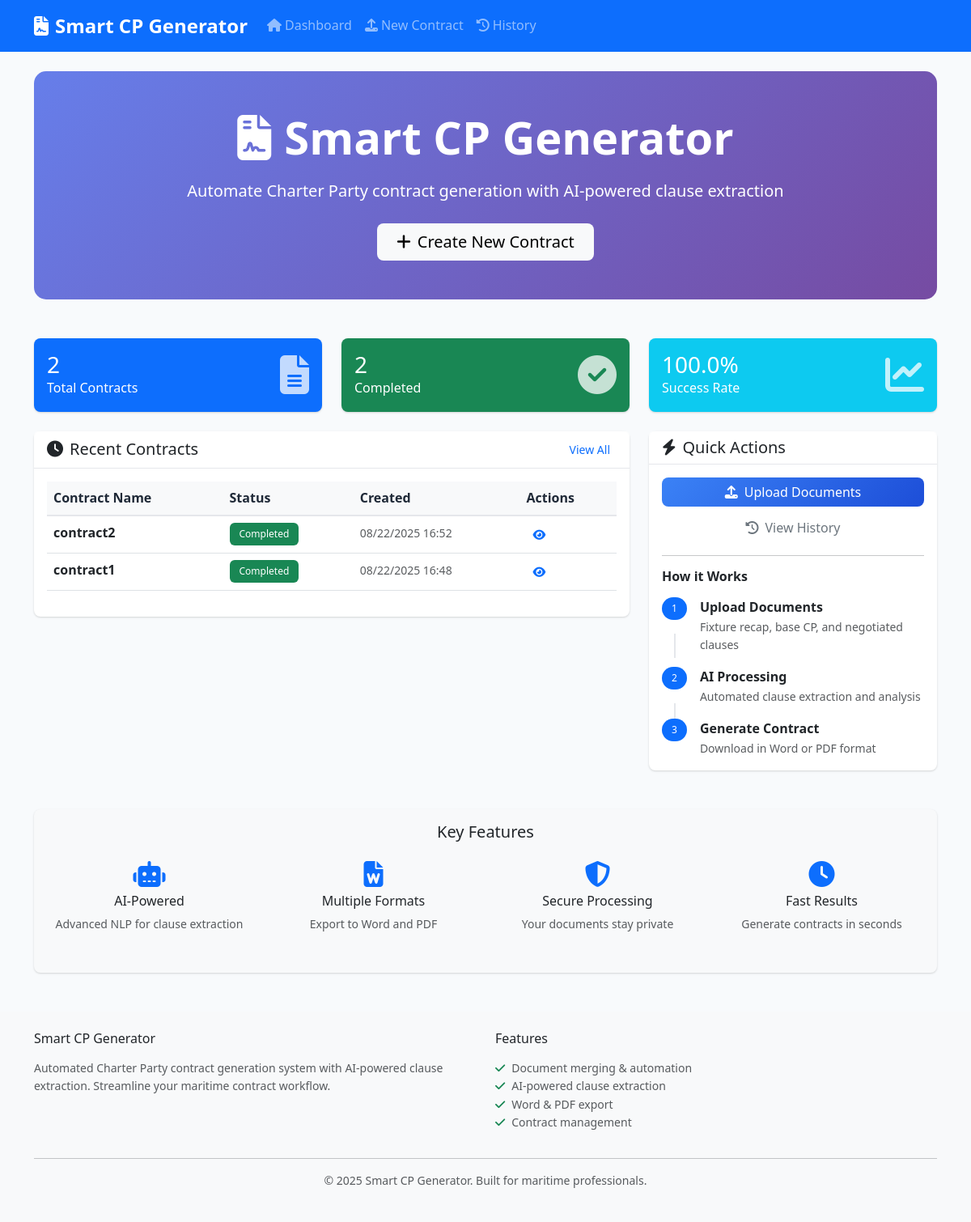
Before: / with the older database file.
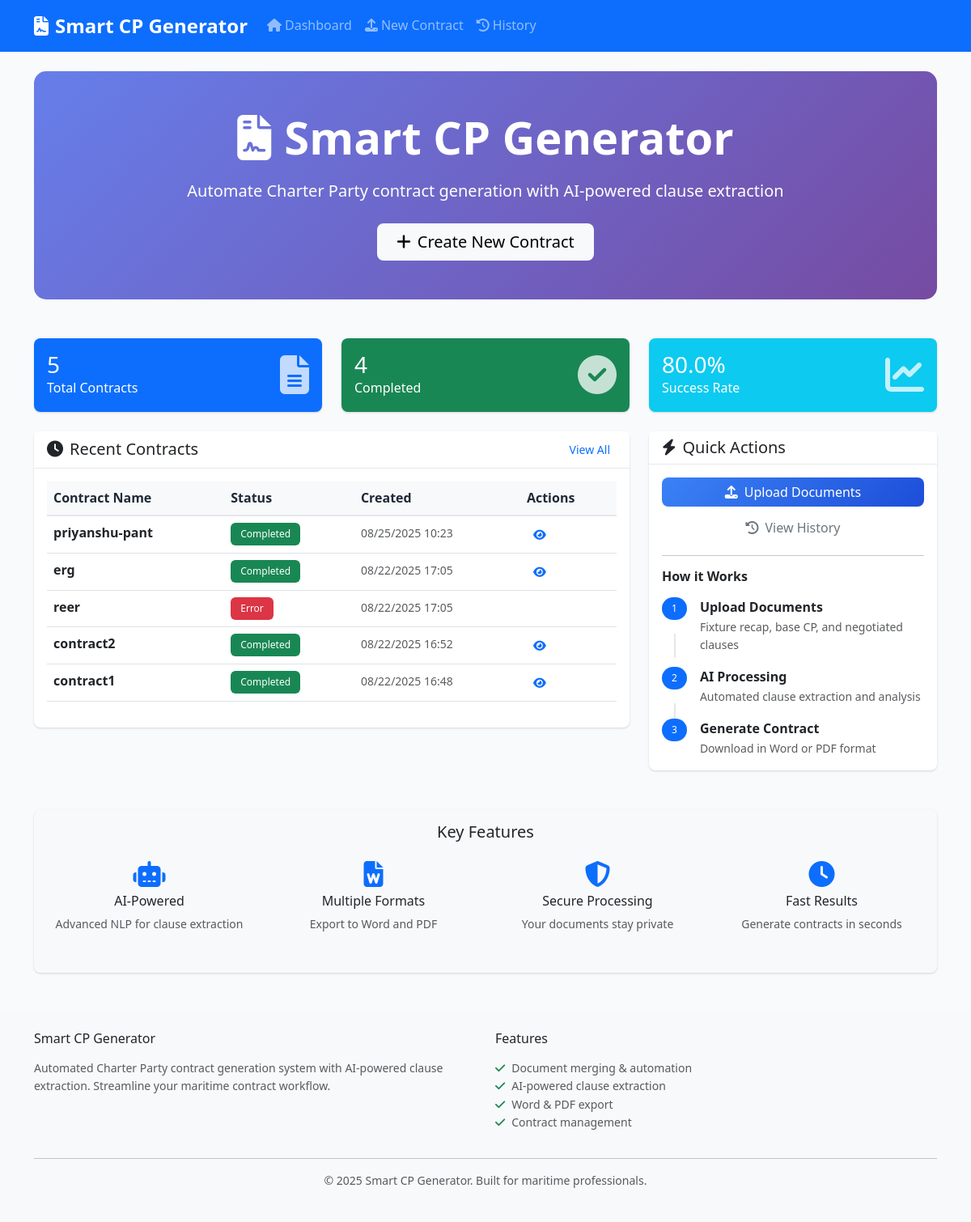
After: the same page with the newer database file.
### models.py (models this page shows, shortened)
class Contract(db.Model):
    id = db.Column(db.Integer, primary_key=True)
    contract_name = db.Column(db.String(255), nullable=False)
    fixture_recap_content = db.Column(Text)
    base_cp_content = db.Column(Text)
    negotiated_clauses_content = db.Column(Text)
    final_contract_content = db.Column(Text)
    extracted_clauses = db.Column(Text)  # JSON string of extracted clauses
    created_at = db.Column(db.DateTime, default=datetime.utcnow)
    updated_at = db.Column(db.DateTime, default=datetime.utcnow, onupdate=datetime.utcnow)
    status = db.Column(db.String(50), default='draft')  # draft, processing, completed, error
    docx_path = db.Column(db.String(255))
    pdf_path = db.Column(db.String(255))

### routes.py (the view)
@app.route('/')
def index():
    recent_contracts = Contract.query.order_by(Contract.updated_at.desc()).limit(5).all()
    total_contracts = Contract.query.count()
    completed_contracts = Contract.query.filter_by(status='completed').count()
    stats = {
        'total': total_contracts,
        'completed': completed_contracts,
        'success_rate': round((completed_contracts / total_contracts * 100) if total_contracts > 0 else 0, 1)
    }
    return render_template('index.html', recent_contracts=recent_contracts, stats=stats)

### templates/index.html (shortened to what this page needs)
{% extends "base.html" %}
{% block content %}
<div class="row">
    <div class="col-12">
        <div class="hero-section text-center py-5 mb-5" style="background: linear-gradient(135deg, #667eea 0%, #764ba2 100%); border-radius: 15px; color: white;">
            <div class="container">
                <h1 class="display-4 fw-bold mb-3">
                    <i class="fas fa-file-contract me-3"></i>Smart CP Generator
                </h1>
                <p class="lead mb-4">
                    Automate Charter Party contract generation with AI-powered clause extraction
                </p>
                <a href="{{ url_for('upload_documents') }}" class="btn btn-light btn-lg px-4 py-2">
                    <i class="fas fa-plus me-2"></i>Create New Contract
                </a>
            </div>
        </div>
    </div>
</div>
<div class="row">
    <div class="col-md-4 mb-4">
        <div class="card bg-primary text-white h-100">
            <div class="card-body d-flex align-items-center">
                <div class="flex-grow-1">
                    <h3 class="card-title mb-0">{{ stats.total }}</h3>
                    <p class="card-text">Total Contracts</p>
                </div>
                <i class="fas fa-file-alt fa-3x opacity-75"></i>
            </div>
        </div>
    </div>
    <div class="col-md-4 mb-4">
        <div class="card bg-success text-white h-100">
            <div class="card-body d-flex align-items-center">
                <div class="flex-grow-1">
                    <h3 class="card-title mb-0">{{ stats.completed }}</h3>
                    <p class="card-text">Completed</p>
                </div>
                <i class="fas fa-check-circle fa-3x opacity-75"></i>
            </div>
        </div>
    </div>
    <div class="col-md-4 mb-4">
        <div class="card bg-info text-white h-100">
            <div class="card-body d-flex align-items-center">
                <div class="flex-grow-1">
                    <h3 class="card-title mb-0">{{ stats.success_rate }}%</h3>
                    <p class="card-text">Success Rate</p>
                </div>
                <i class="fas fa-chart-line fa-3x opacity-75"></i>
            </div>
        </div>
    </div>
</div>
<div class="row">
    <div class="col-md-8 mb-4">
        <div class="card">
            <div class="card-header d-flex justify-content-between align-items-center">
                <h5 class="mb-0">
                    <i class="fas fa-clock me-2"></i>Recent Contracts
                </h5>
                <a href="{{ url_for('contract_history') }}" class="btn btn-sm btn-outline-primary">
                    View All
                </a>
            </div>
            <div class="card-body">
                {% if recent_contracts %}
                    <div class="table-responsive">
                        <table class="table table-hover">
                            <thead class="table-light">
                                <tr>
                                    <th>Contract Name</th>
                                    <th>Status</th>
                                    <th>Created</th>
                                    <th>Actions</th>
                                </tr>
                            </thead>
                            <tbody>
                                {% for contract in recent_contracts %}
                                <tr>
                                    <td>
                                        <strong>{{ contract.contract_name }}</strong>
                                    </td>
                                    <td>
                                        <span class="badge bg-{{ 'success' if contract.status == 'completed' else 'warning' if contract.status == 'processing' else 'danger' }}">
                                            {{ contract.status.title() }}
                                        </span>
                                    </td>
                                    <td>
                                        <small class="text-muted">
                                            {{ contract.created_at.strftime('%m/%d/%Y %H:%M') if contract.created_at else 'N/A' }}
                                        </small>
                                    </td>
                                    <td>
                                        {% if contract.status == 'completed' %}
                                            <a href="{{ url_for('preview_contract', contract_id=contract.id) }}"
                                               class="btn btn-sm btn-outline-primary">
                                                <i class="fas fa-eye"></i>
                                            </a>
                                        {% endif %}
                                    </td>
                                </tr>
                                {% endfor %}
                            </tbody>
                        </table>
                    </div>
                {% endif %}
            </div>
        </div>
    </div>
    <div class="col-md-4 mb-4">
        <div class="card">
            <div class="card-header">
                <h5 class="mb-0">
                    <i class="fas fa-bolt me-2"></i>Quick Actions
                </h5>
            </div>
            <div class="card-body">
                <div class="d-grid gap-2">
                    <a href="{{ url_for('upload_documents') }}" class="btn btn-primary">
                        <i class="fas fa-upload me-2"></i>Upload Documents
                    </a>
                    <a href="{{ url_for('contract_history') }}" class="btn btn-outline-secondary">
                        <i class="fas fa-history me-2"></i>View History
                    </a>
                </div>
                <hr>
                <h6 class="fw-bold mb-3">How it Works</h6>
                <div class="step-item mb-3">
                    <div class="d-flex align-items-start">
                        <span class="badge bg-primary rounded-pill me-3">1</span>
                        <div>
                            <strong>Upload Documents</strong>
                            <p class="small text-muted mb-0">Fixture recap, base CP, and negotiated clauses</p>
                        </div>
                    </div>
                </div>
                <div class="step-item mb-3">
                    <div class="d-flex align-items-start">
                        <span class="badge bg-primary rounded-pill me-3">2</span>
                        <div>
                            <strong>AI Processing</strong>
                            <p class="small text-muted mb-0">Automated clause extraction and analysis</p>
                        </div>
                    </div>
                </div>
                <div class="step-item">
                    <div class="d-flex align-items-start">
                        <span class="badge bg-primary rounded-pill me-3">3</span>
                        <div>
                            <strong>Generate Contract</strong>
                            <p class="small text-muted mb-0">Download in Word or PDF format</p>
                        </div>
                    </div>
                </div>
            </div>
        </div>
    </div>
</div>
<div class="row mt-4">
    <div class="col-12">
        <div class="card bg-light">
            <div class="card-body">
                <h5 class="text-center mb-4">Key Features</h5>
                <div class="row text-center">
                    <div class="col-md-3 mb-3">
                        <i class="fas fa-robot fa-2x text-primary mb-2"></i>
                        <h6>AI-Powered</h6>
                        <p class="small text-muted">Advanced NLP for clause extraction</p>
                    </div>
                    <div class="col-md-3 mb-3">
                        <i class="fas fa-file-word fa-2x text-primary mb-2"></i>
                        <h6>Multiple Formats</h6>
                        <p class="small text-muted">Export to Word and PDF</p>
                    </div>
                    <div class="col-md-3 mb-3">
                        <i class="fas fa-shield-alt fa-2x text-primary mb-2"></i>
                        <h6>Secure Processing</h6>
                        <p class="small text-muted">Your documents stay private</p>
                    </div>
                    <div class="col-md-3 mb-3">
                        <i class="fas fa-clock fa-2x text-primary mb-2"></i>
                        <h6>Fast Results</h6>
                        <p class="small text-muted">Generate contracts in seconds</p>
                    </div>
                </div>
            </div>
        </div>
    </div>
</div>
{% endblock %}

### templates/base.html (shortened to what this page needs)
<!DOCTYPE html>
<html lang="en">
<head>
    <link href="https://cdn.jsdelivr.net/npm/bootstrap@5.3.0/dist/css/bootstrap.min.css" rel="stylesheet">
    <link href="https://cdnjs.cloudflare.com/ajax/libs/font-awesome/6.4.0/css/all.min.css" rel="stylesheet">
    <link href="{{ url_for('static', filename='css/style.css') }}" rel="stylesheet">
</head>
<body>
    <nav class="navbar navbar-expand-lg navbar-dark bg-primary">
        <div class="container">
            <a class="navbar-brand" href="{{ url_for('index') }}">
                <i class="fas fa-file-contract me-2"></i>Smart CP Generator
            </a>
            <div class="collapse navbar-collapse" id="navbarNav">
                <ul class="navbar-nav me-auto">
                    <li class="nav-item">
                        <a class="nav-link" href="{{ url_for('index') }}">
                            <i class="fas fa-home me-1"></i>Dashboard
                        </a>
                    </li>
                    <li class="nav-item">
                        <a class="nav-link" href="{{ url_for('upload_documents') }}">
                            <i class="fas fa-upload me-1"></i>New Contract
                        </a>
                    </li>
                    <li class="nav-item">
                        <a class="nav-link" href="{{ url_for('contract_history') }}">
                            <i class="fas fa-history me-1"></i>History
                        </a>
                    </li>
                </ul>
            </div>
        </div>
    </nav>
    <main class="container mt-4">
        {% if error_message %}
            <div class="row justify-content-center">
                <div class="col-md-6">
                    <div class="card border-danger">
                        <div class="card-body text-center">
                            <i class="fas fa-exclamation-triangle text-danger fa-3x mb-3"></i>
                            <h4 class="text-danger">Error</h4>
                            <p>{{ error_message }}</p>
                            <a href="{{ url_for('index') }}" class="btn btn-primary">
                                <i class="fas fa-home me-1"></i>Back to Dashboard
                            </a>
                        </div>
                    </div>
                </div>
            </div>
        {% else %}
            {% block content %}{% endblock %}
        {% endif %}
    </main>
    <footer class="bg-light mt-5 py-4">
        <div class="container">
            <div class="row">
                <div class="col-md-6">
                    <h6 class="mb-3">Smart CP Generator</h6>
                    <p class="text-muted small">
                        Automated Charter Party contract generation system with AI-powered clause extraction.
                        Streamline your maritime contract workflow.
                    </p>
                </div>
                <div class="col-md-6">
                    <h6 class="mb-3">Features</h6>
                    <ul class="list-unstyled small text-muted">
                        <li><i class="fas fa-check text-success me-2"></i>Document merging & automation</li>
                        <li><i class="fas fa-check text-success me-2"></i>AI-powered clause extraction</li>
                        <li><i class="fas fa-check text-success me-2"></i>Word & PDF export</li>
                        <li><i class="fas fa-check text-success me-2"></i>Contract management</li>
                    </ul>
                </div>
            </div>
            <hr>
            <div class="text-center text-muted small">
                <p>&copy; 2025 Smart CP Generator. Built for maritime professionals.</p>
            </div>
        </div>
    </footer>
</body>
</html>

### static/css/style.css (style rules this page uses)
:root { --primary-color: #3b82f6; --success-color: #10b981; --warning-color: #f59e0b; --danger-color: #ef4444; --dark-color: #1f2937; --light-color: #f8fafc; --border-radius: 8px; --shadow: 0 1px 3px 0 rgba(0, 0, 0, 0.1), 0 1px 2px 0 rgba(0, 0, 0, 0.06); --shadow-lg: 0 10px 15px -3px rgba(0, 0, 0, 0.1), 0 4px 6px -2px rgba(0, 0, 0, 0.05); }
body { font-family: 'Segoe UI', Tahoma, Geneva, Verdana, sans-serif; background-color: #f8fafc; line-height: 1.6; }
.navbar-brand { font-weight: 600; font-size: 1.5rem; }
.navbar-nav .nav-link { font-weight: 500; transition: all 0.2s ease; }
.card { border: none; border-radius: var(--border-radius); box-shadow: var(--shadow); transition: all 0.2s ease; }
.card-header { border-bottom: 1px solid #e5e7eb; background-color: rgba(255, 255, 255, 0.8); font-weight: 600; }
.btn { border-radius: var(--border-radius); font-weight: 500; transition: all 0.2s ease; border: none; }
.btn-primary { background: linear-gradient(135deg, #3b82f6, #1d4ed8); }
.hero-section { background: linear-gradient(135deg, #667eea 0%, #764ba2 100%); border-radius: 15px; overflow: hidden; position: relative; }
.hero-section::before { content: ''; position: absolute; top: 0; left: 0; right: 0; bottom: 0; background: url('https://pixabay.com/get/ga5fcf4b00ae99b005d6b1db7df7395e8611c39dfd507c93737e2b144374b747b5ddd68140d402ed6b2a958a923af83e198e86cd35e7ac7cd2bce358ea0f9aa82_1280.jpg') center/cover; opacity: 0.1; }
.hero-section .container { position: relative; z-index: 1; }
.badge { font-weight: 500; padding: 0.5rem 0.75rem; }
.table { background-color: white; }
.table th { font-weight: 600; border-bottom: 2px solid #e5e7eb; color: var(--dark-color); }
.step-item { position: relative; }
.step-item:not(:last-child)::after { content: ''; position: absolute; left: 15px; top: 45px; width: 2px; height: 30px; background-color: #e5e7eb; }
.fade-in-up { animation: fadeInUp 0.6s ease-out; }

Changed rows visible on the page:
added Contract: contract_name "priyanshu-pant", status "Completed", created_at "08/25/2025 10:23"
added Contract: contract_name "erg", status "Completed", created_at "08/22/2025 17:05"
added Contract: contract_name "reer", status "Error", created_at "08/22/2025 17:05"
Other visible differences:
{{ stats.total }}: "2" → "5"
{{ stats.completed }}: "2" → "4"
{{ stats.success_rate }}: "100.0" → "80.0"
